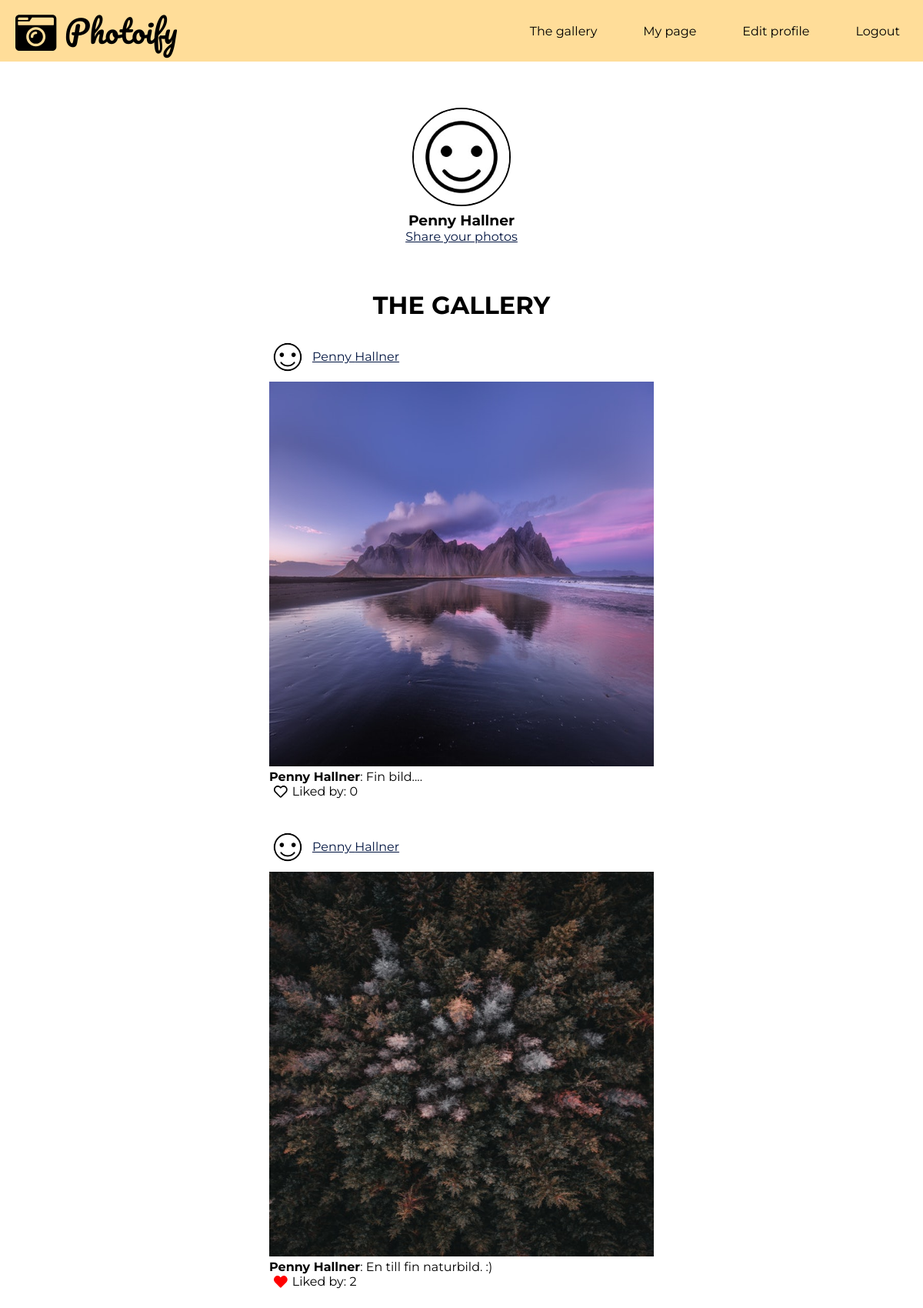
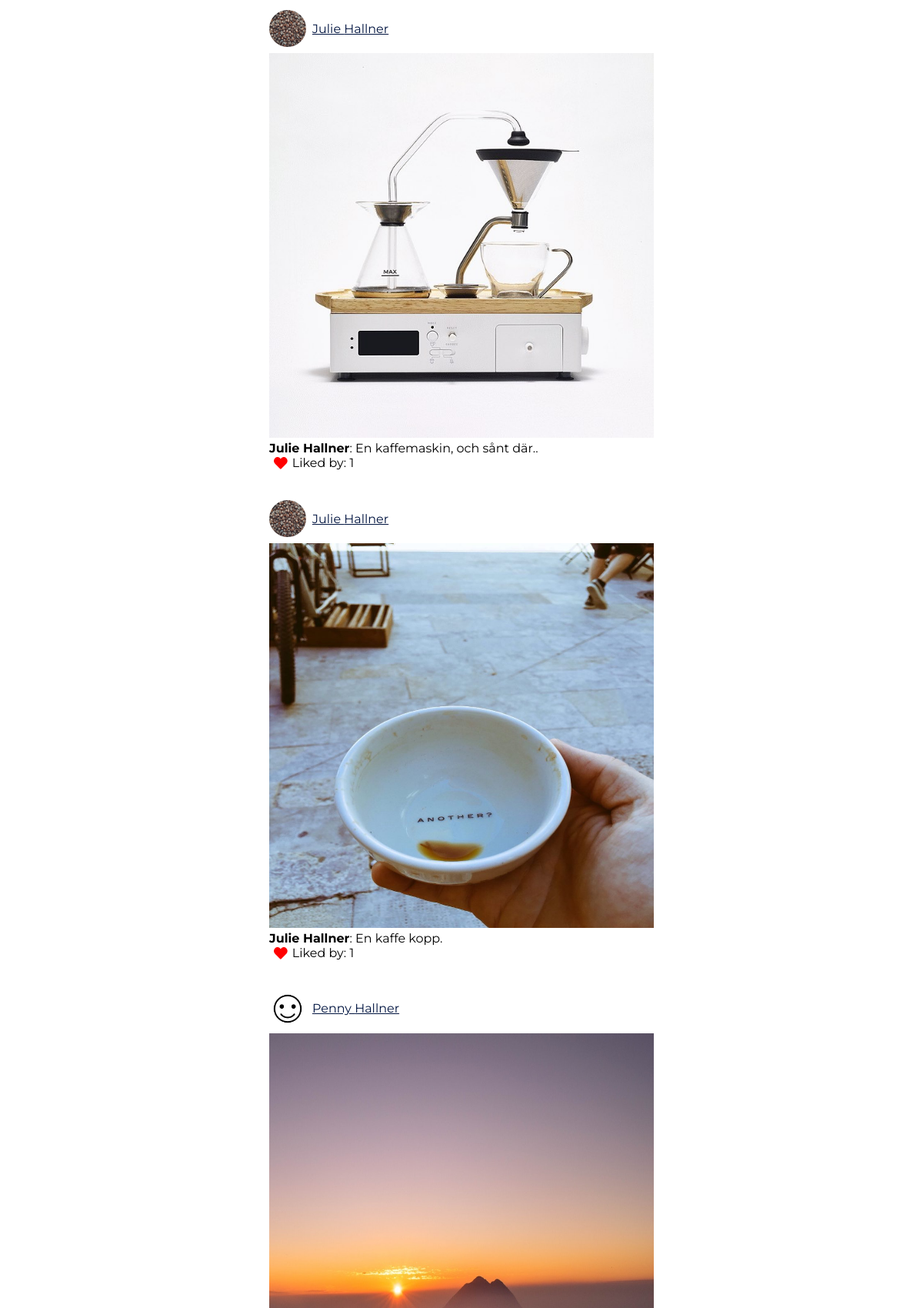
The page / (signed in, upper part) on the database its author committed (2 pictures, top to bottom).
### tables this page shows
CREATE TABLE "posts" (
	`post_id`	INTEGER NOT NULL PRIMARY KEY AUTOINCREMENT,
	`post`	TEXT NOT NULL,
	`date`	TEXT,
	`user_id`	INTEGER,
	`content`	TEXT
);

CREATE TABLE "users" (
	`user_id`	INTEGER NOT NULL PRIMARY KEY AUTOINCREMENT,
	`first_name`	TEXT NOT NULL,
	`last_name`	TEXT NOT NULL,
	`profile_pic`	TEXT DEFAULT 'default_profile.jpg',
	`email`	TEXT NOT NULL UNIQUE,
	`password`	TEXT NOT NULL,
	`bio`	TEXT
);

### app/functions.php (called while the page is built, shortened)
<?php
function postFeed() {
    $config = require __DIR__.'/config.php';
    $pdo = new PDO($config['database_path']);
    $statement = $pdo->prepare(
        'SELECT a.post, a.content, a.post_id, c.first_name, c.last_name, c.profile_pic, c.user_id, count(l.post_like)
        AS "like"
        FROM posts a
        LEFT JOIN users c ON a.user_id=c.user_id
		LEFT JOIN likes l ON a.post_id=l.post_id
		GROUP BY a.post_id
		ORDER BY a.date DESC;');
        $statement->execute();
        $postsFeed = $statement->fetchAll(PDO::FETCH_ASSOC);
        return $postsFeed;
}

### home.php (the view, shortened to what this page needs)
<article class="homepage">
    <div class="top-gallery-page">
        <?php require __DIR__.'/views/intro.php'; ?>
        <a href="upload_photo.php">Share your photos</a>
    </div>
<?php
    $posts = postFeed();
?>
    <div class="gallery-page">
        <h1>The gallery</h1>
        <?php foreach ($posts as $post): ?>
            <div class="post">
                <div class="image-names">
                    <img class="profile-pic-small" src="image/profile/<?php echo $post['profile_pic'];?>" alt="avatar">
                    <a href="visit_user.php?user_id=<?php echo $post['user_id'];?>">
                        <p><?php echo $post['first_name'].' '. $post['last_name'];?></p>
                    </a>
                </div>
                    <img class="gallery-pics" src="image/post/<?php echo $post['post'];?>" alt="photoify">
                    <p><b><?php echo $post['first_name'].' '. $post['last_name']?></b><?php echo ': '. $post['content'];?></p>
    <?php
        $statement = $pdo->prepare(
            'SELECT * FROM likes
            WHERE post_id = :post_id
            AND user_id = :user_id');
            $statement->bindParam(':post_id', $post['post_id'], PDO::PARAM_INT);
            $statement->bindParam(':user_id', $_SESSION['user']['user_id'], PDO::PARAM_INT);
            $statement->execute();
            $alreadyLiked = $statement->fetch(PDO::FETCH_ASSOC);
    ?>
        <?php if($alreadyLiked):?>
            <form class="like-post" action="app/likes/delete.php" method="post">
                <button type="submit" name="like" class="like">
                    <span style="color:red;">
                        <i class="fas fa-heart fa-lg"></i>
                    </span>
                </button>
                    <p>Liked by: <?php echo $post['like']; ?></p>
            </form>
    <?php else: ?>
            <form class="like-post" action="app/likes/like.php" method="post">
                <button type="submit" name="like" class="like">
                    <i class="far fa-heart fa-lg"></i>
                </button>
                    <p>Liked by: <?php echo $post['like']; ?></p>
            </form>
    <?php endif; ?>
            <br><br>
        </div>
    <?php endforeach; ?>
    </div>
</article>

### assets/styles/main.css (style rules this page uses)
* { box-sizing: border-box; margin: 0px; }
body { width: 100%; height: 100vh; background-color: #ffff; display:flex; flex-direction: column; font-family: 'Montserrat', sans-serif; }
body a { color: #001440; }
@media screen and (min-width: 600px) { * { box-sizing: border-box; margin: 0px; } }
@media screen and (min-width: 800px) { * { box-sizing: border-box; margin: 0px; } }

### assets/styles/home.css (style rules this page uses)
.homepage { height: 100vh; }
.gallery-page h1 { font-size: 2em; text-transform: uppercase; padding-bottom: 2%; }
.top-gallery-page { display: flex; flex-direction: column; align-items: center; margin-bottom: 5%; }
.image-names a { display: flex; }
.gallery-page { display: flex; flex-direction: column; align-items: center; padding-bottom: 20%; }
.gallery-pics { width: 350px; height: 350px; }
.profile-pic-small { height: 3em; width: 3em; border-radius: 50%; margin-top: 0px; }
.image-names { display: flex; flex-direction: row; margin-bottom: 0.5em; }
.image-names p { align-self: center; margin-left: 0.5em; }
.like-post { display: flex; flex-direction: row; }
.like { background-color: white; border: none; }
@media screen and (min-width: 600px) { .gallery-pics { width: 400px; height: 400px; } }
@media screen and (min-width: 800px) { .gallery-pics { width: 500px; height: 500px; } }
@media screen and (min-width: 800px) { .gallery-page { padding-bottom: 10%; } }

### rows shown on the page
posts: user.profile_pic (placeholder picture), user.first_name "Penny", user.last_name "Hallner", post (picture), content "Fin bild....", like "0"
posts: user.profile_pic (placeholder picture), user.first_name "Penny", user.last_name "Hallner", post (picture), content "En till fin naturbild. :)", like "2"
posts: user.profile_pic (picture), user.first_name "Julie", user.last_name "Hallner", post (picture), content "En kaffemaskin, och sånt där..", like "1"
posts: user.profile_pic (picture), user.first_name "Julie", user.last_name "Hallner", post (picture), content "En kaffe kopp.", like "1"
posts: user.profile_pic (placeholder picture), user.first_name "Penny", user.last_name "Hallner", post (picture)

### other values the page prints
$_SESSION['user']['first_name'] "Penny"
$_SESSION['user']['last_name'] "Hallner"
